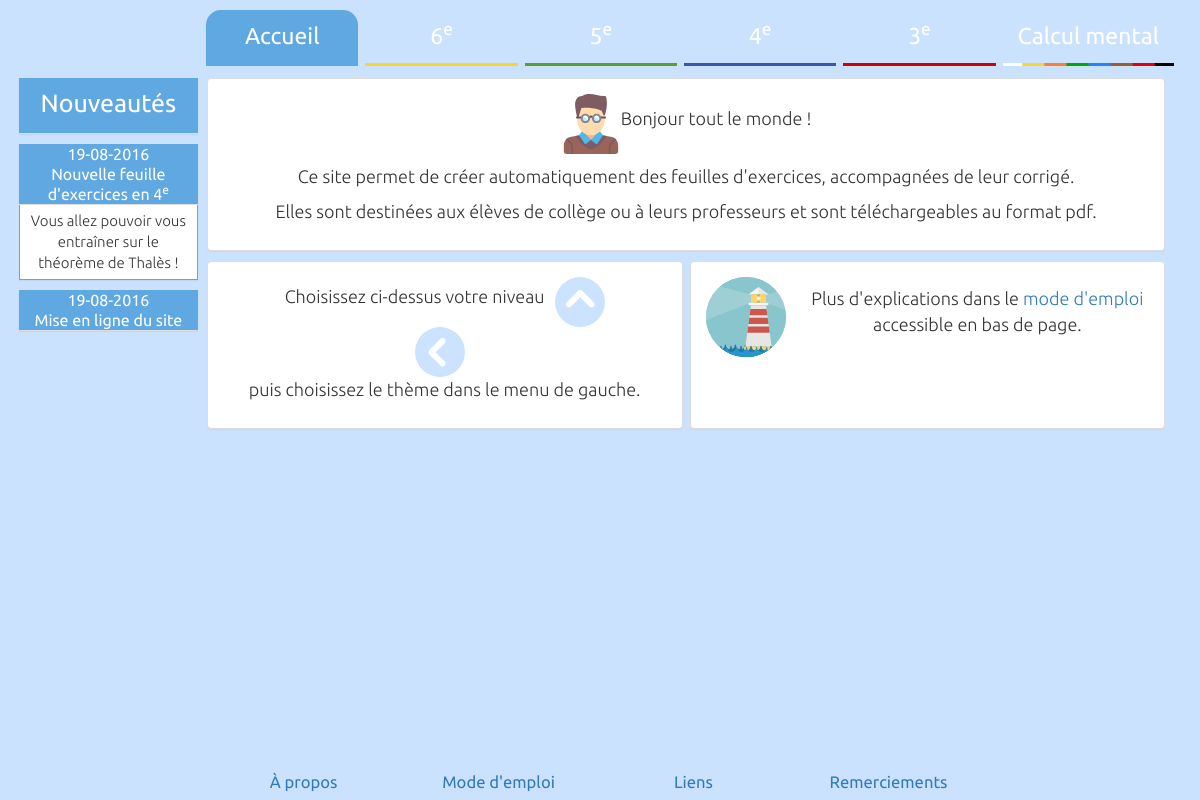
The app's page /, older data.
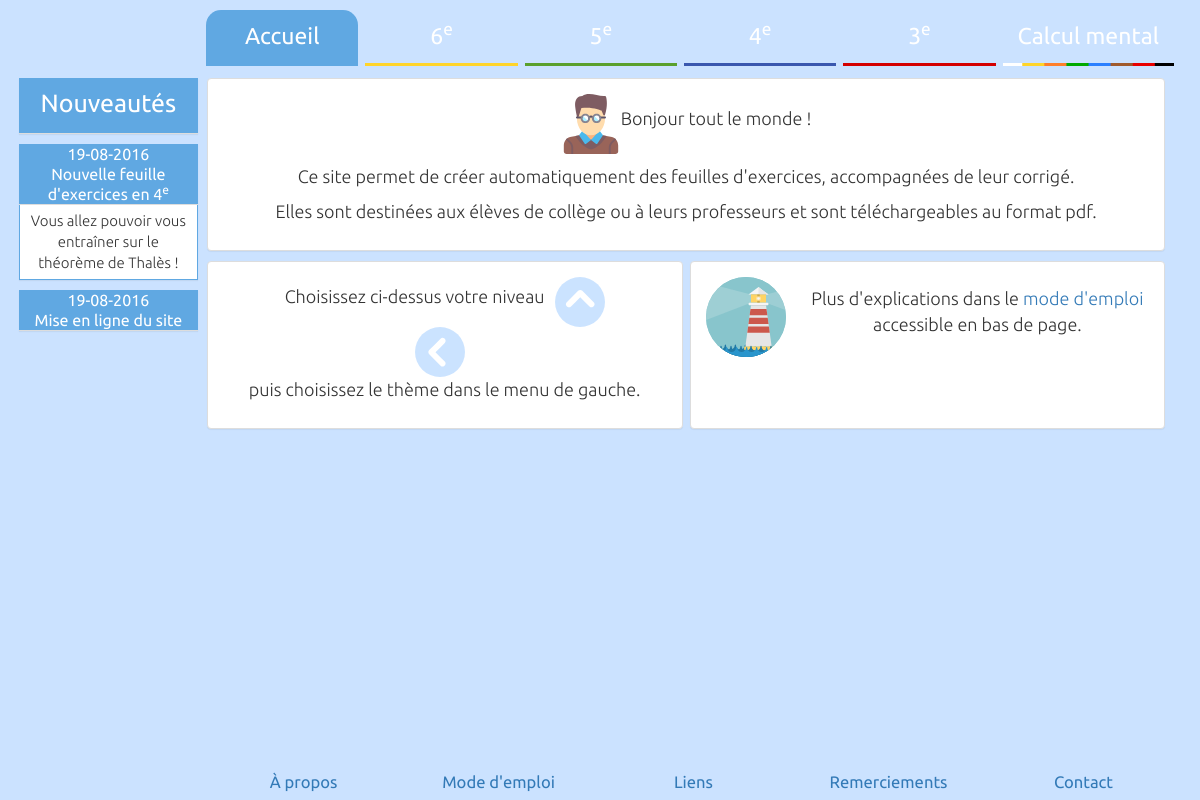
The same page, newer data.
### pages/models.py (models this page shows, shortened)
class FooterCategory(models.Model):
    class Meta:
        verbose_name_plural = "footer categories"
    order = models.PositiveSmallIntegerField()
    name = models.CharField(max_length=100)
    html_name = models.CharField(max_length=100, default='unset')
    slug = models.SlugField(max_length=100, default='unset')
    text = models.TextField()

### pages/views.py (the view)
# urls.py: 2. Add a URL to urlpatterns:  url(r'^$', views.home, name='home')
def home(request):
    return build(request, category='accueil')

### templates/home.html
{% extends 'default.html' %}
{% block leftmenu %}
  <div class="panel panel-default news-panel">
    <div class="panel-heading clearfix news-heading news-main-heading">
      <h3 class="panel-title news-title news-main-title">Nouveautés</h3>
    </div>
  </div>
  {% for news_date, news_title, news_html_title, news_content in news_data %}
    <div class="panel panel-default news-panel">
      <div class="panel-heading news-heading">
        {% if news_html_title == 'unset' %}
        <h3 class="panel-title news-title news-small-title">{{ news_date }} {{ news_title }}</h3>
        {% else %}
        <h3 class="panel-title news-title news-small-title">{{ news_date }} {{ news_html_title|safe }}</h3>
        {% endif %}
      </div>
      {% if news_content != '' %}
        <div class="panel-body news-body">
          {{ news_content|safe }}
        </div>
      {% endif %}
    </div>
  {% endfor %}
{% endblock %}

### templates/default.html (shortened to what this page needs)
{% extends 'layout.html' %}
{% block navigation %}
<div class="col-md-12 navbar_row" role="navigation">
  <ul class="nav nav-pills navbar_entries">
    {% for slug, link, entry, html_entry in navbar_data %}
      {% if active_category == entry %}
        <li role="presentation" class="active navbar_entry navbar_active_{{ slug }}">
      {% else %}
        <li role="presentation" class="navbar_entry navbar_{{ slug }}">
      {% endif %}
          {% if html_entry == 'unset' %}
          <a href="{{ link }}">{{ entry }}</a>
          {% else %}
          <a href="{{ link }}">{{ html_entry|safe }}</a>
          {% endif %}
        </li>
    {% endfor %}
  </ul>
</div>
{% endblock %}
{% block main_content %}
<div class="category-content" id="main_content_{{ category_slug }}">
  {{ category_content|safe }}
</div>
{% endblock %}
{% block footer %}
<div class="footer row">
  <div class="col-md-12 footer_row" role="navigation">
    <ul class="footer-entries">
      {% for link, entry in footer_data %}
        {% if active_category == entry %}
          <li role="presentation" class="active footer_entry active_footer_entry">
            <a href="/{{ link }}/">{{ entry }}</a>
          </li>
        {% else %}
          <li role="presentation" class="footer_entry">
            <a href="/{{ link }}/">{{ entry }}</a>
          </li>
        {% endif %}
      {% endfor %}
    </ul>
  </div>
</div>
{% endblock %}

Row changes from the older to the newer data that the page shows:
added FooterCategory: footer_data "Contact"
